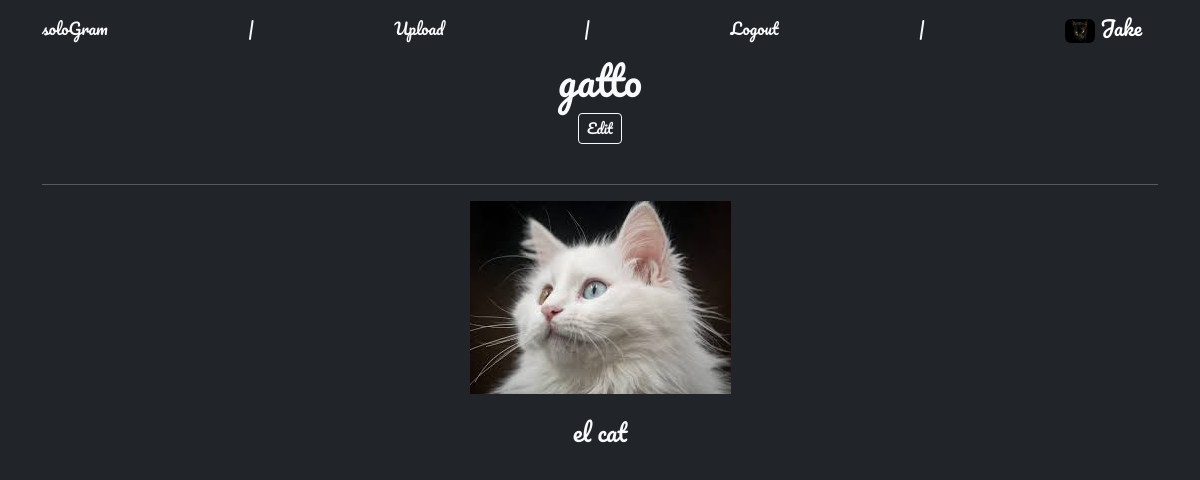
Screenshot of /album/2 (signed in) with the database file from the repository.
### theFeed/models.py (models this page shows, shortened)
class Profile(models.Model):
    user = models.OneToOneField(User, null=True, on_delete=models.CASCADE, related_name='profile')
    about_me = models.TextField(null=True)
    profile_pic = models.ImageField(null=True, blank=False, upload_to='images/', default='static\img\missing_avatar.png')
    created_at = models.DateTimeField(auto_now_add=True)
    updated_at = models.DateTimeField(auto_now=True)

class Album(models.Model):
    title = models.CharField(max_length=256, null=False, blank=False)
    author = models.ForeignKey(User, on_delete=models.CASCADE, related_name='albums')
    posted_on = models.DateField(auto_now_add=True)
    created_at = models.DateTimeField(auto_now_add=True)
    updated_at = models.DateTimeField(auto_now=True)

class Post(models.Model):
    title = models.CharField(max_length=256, null=False, blank=False)
    album = models.ForeignKey(Album, null=True, on_delete=models.SET_NULL, related_name='posts')
    description = models.TextField()
    file = models.ImageField(null=True, blank=False, upload_to='images/')
    author = models.ForeignKey(User, on_delete=models.CASCADE, related_name='post')
    likes = models.ManyToManyField(User, related_name='post_likes')
    posted_on = models.DateField(auto_now_add=True)
    created_at = models.DateTimeField(auto_now_add=True)
    updated_at = models.DateTimeField(auto_now=True)
    class Meta:
        ordering = ('-created_at',)

### theFeed/views.py (the view)
# urls.py: path('album/<int:pk>', AlbumDetailsView.as_view(), name='album'),
class AlbumDetailsView(DetailView):
    model = Album
    template_name = 'album.html'

### theFeed/Templates/album.html (shortened to what this page needs)
{% extends 'base.html' %}
{% block content %}
{% if user.is_authenticated %}
    {% if user.id == album.author.id %}
        <h1 style="animation: flicker 2.7s infinite alternate; font-family: 'Pacifico';">
            {{ album.title }}
        </h1>
        <small><a class="btn btn-sm btn-outline-light" href="{% url 'edit_album' album.pk%}">Edit</a></small><br><br>
        {% for post in album.posts.all %}
        <hr>
            <a href="{% url 'post-details' post.pk %}"><img style="max-width: 100%;" src="{{ post.file.url }}" alt=""></a><br><br>
                <h4 style="animation: pulse 2.7s infinite alternate; font-family: 'Pacifico';">{{ post.title }}</h4>
        {% endfor %}
    {% endif %}
{% endif %}
{% endblock %}

### theFeed/Templates/base.html (shortened to what this page needs)
<!doctype html>
<html lang="en">
<head>
        {% load static %}
    <link href="https://cdn.jsdelivr.net/npm/bootstrap@5.2.0-beta1/dist/css/bootstrap.min.css" rel="stylesheet">
</head>
<body class="text-light text-center bg-dark" style="min-height: 1000px; font-family: 'Pacifico';">
    <nav class="navbar bg-transparent text-light">
        <div class="container">
            {% if user.is_authenticated %}
                <a style="animation: flicker 5.9s infinite alternate; font-family: 'Pacifico';" class="nav-link" href="{% url 'home' %}">soloGram</a> |
                <a style="animation: pulse 1.2s infinite alternate; font-family: 'Pacifico';" class="nav-link" href="{% url 'upload' %}">Upload</a> |
                <a style="animation: redflicker 1.9s infinite alternate; font-family: 'Pacifico';" class="nav-link" href="{% url 'logout' %}" >Logout</a> |
                <a style="animation: pulse 1.9s infinite alternate; font-family: 'Pacifico'; color: white;" class="navbar-brand" href="{% url 'profile' request.user.id %}">
                {% if request.user.profile.profile_pic %}
                    <img class="rounded" src="{{ MEDIA_URL }}{{ request.user.profile.profile_pic.url }}" alt="" width="30" height="24">  {{ request.user.first_name }}</a>
                {% else %}
                    <a id="nava" style="animation: pulse 1.2s infinite alternate; font-family: 'Pacifico';" class="nav-link" href="{% url 'profile' request.user.id %}">  {{ request.user.first_name }}</a>
                {% endif %}
            {% else %}
            <a id="nava" style="animation: redflicker 1.5s infinite alternate; font-family: 'Pacifico';" class="nav-link" href="{% url 'login' %}">soloGram</a>
            {% endif %}
        </div>
    </nav>
    <div class="container">
    {% block content %}
    {% endblock %}
    </div>
    <br>
</body>
</html>

### theFeed/Templates/base.html (style rules this page uses)
a { position: relative; top: 0; transition: top ease 0.5s; }

### rows the page displays
Album: title "gatto"
Post: file (picture), title "el cat"

### other values shown
{{ request.user.first_name }} "Jake"
